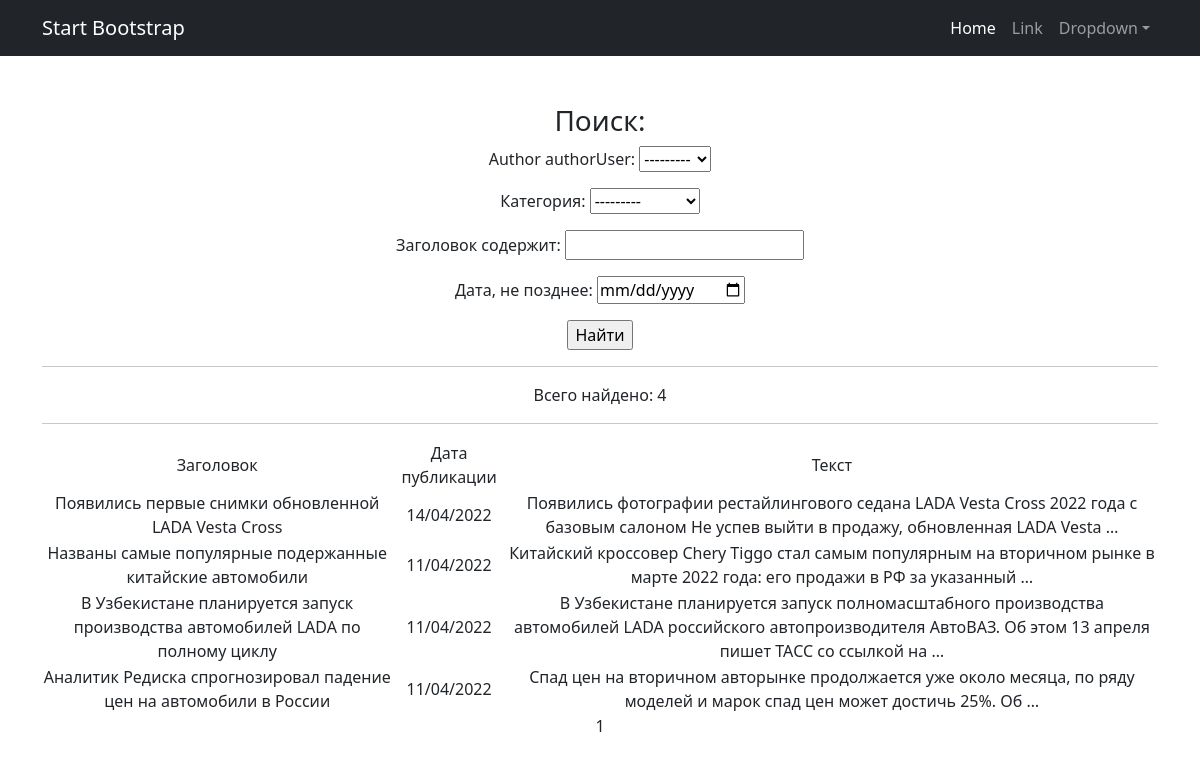
Before: /news/search with the older database file.
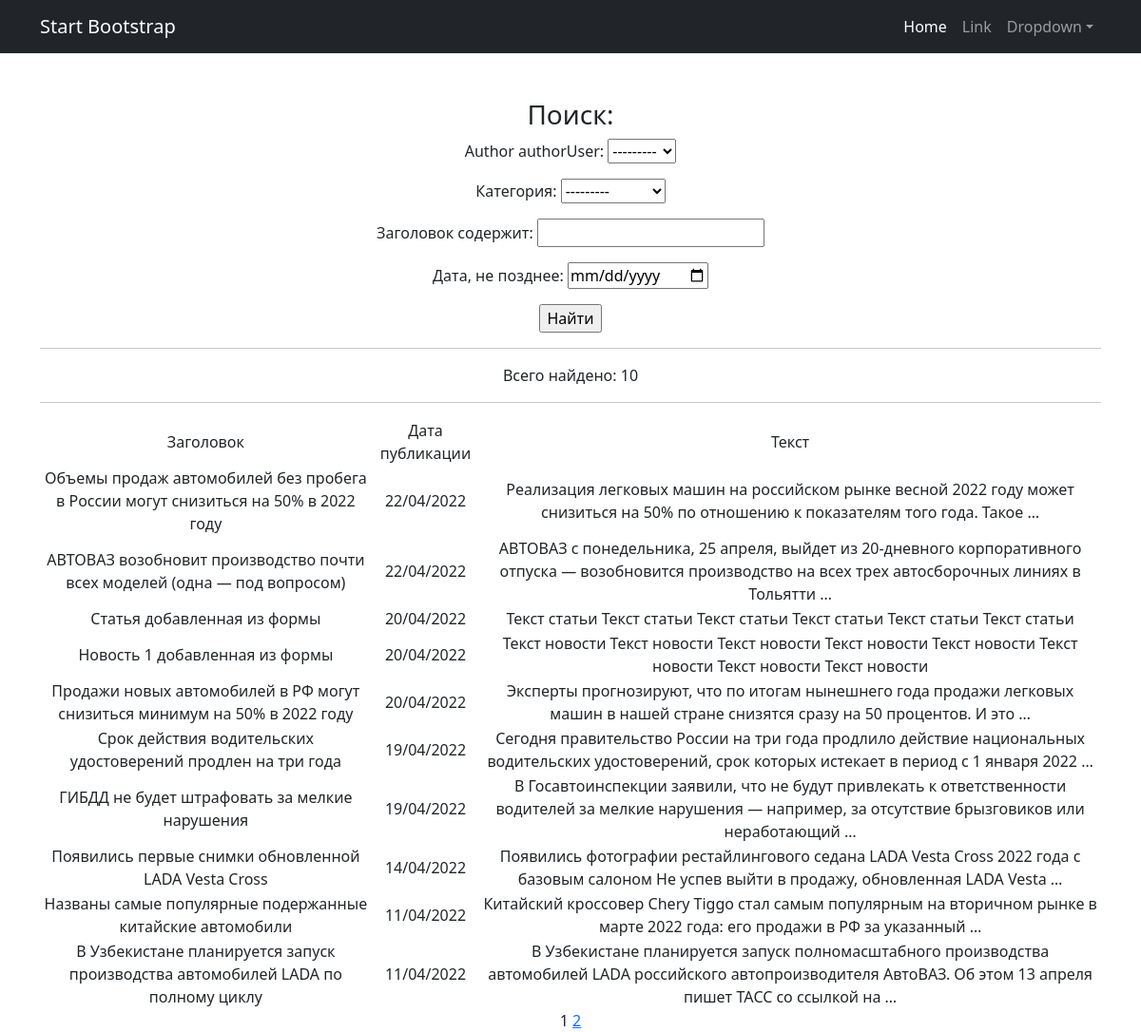
After: the same page with the newer database file.
### news/models.py (models this page shows, shortened)
class Post(models.Model):
    author = models.ForeignKey(Author, on_delete=models.CASCADE)
    timeAdding = models.DateTimeField(auto_now_add=True)
    title = models.CharField(max_length=128)
    NEWS = 'NW'
    ARTICLE = 'AR'
    CATEGORY_CHOICES = (
        (NEWS, 'Новость'),
        (ARTICLE, 'Статья'),
    )
    postType = models.CharField(max_length=2, choices=CATEGORY_CHOICES, default=NEWS)
    postCategory = models.ManyToManyField(Category, through='PostCategory')
    text = models.TextField()
    rating = models.SmallIntegerField(default=0)
    class Meta:
        verbose_name = 'Пост'
        verbose_name_plural = 'Посты'

### news/views.py (the view)
# urls.py: path('news/search', SearchList.as_view(), name='found_list'),
class SearchList(ListView):
    model = Post
    ordering = '-id'
    template_name = 'search.html'
    context_object_name = 'found_news'
    paginate_by = 10
    def get_queryset(self):
        queryset = super().get_queryset()
        self.filterset = PostFilter(self.request.GET, queryset)
        return self.filterset.qs
    def get_context_data(self, **kwargs):
        context = super().get_context_data(**kwargs)
        context['filterset'] = self.filterset
        return context

### news/models.py (called while the page is built)
    def __str__(self):
        return f'{self.name}'

### news/templatetags/custom_tags.py (called while the page is built)
@register.simple_tag(takes_context=True)
def url_replace(context, **kwargs):
    d = context['request'].GET.copy()
    for k, v in kwargs.items():
        d[k] = v
    return d.urlencode()

### templates/search.html (shortened to what this page needs)
{% extends 'flatpages/default.html' %}
{% load custom_filters %}
{% load custom_tags %}
{% block content %}
    <h3>Поиск:</h3>
    <form action="" method="get">
        {{ filterset.form.as_p }}
        <input type="submit" value="Найти" />
    </form>
    <hr>
    Всего найдено: {{found_news|length}}
    <hr>
    {% if found_news %}
        <table>
            <tr>
                <td>Заголовок</td>
                <td>Дата публикации</td>
                <td>Текст</td>
            </tr>
            {% for post in found_news %}
            <tr>
                <td>{{post.title}}</td>
                <td>{{post.timeAdding|date:'d/m/Y'}}</td>
                <td>{{post.text|truncatewords:20}}</td>
            </tr>
            {% endfor %}
        </table>
    {% else %}
        <h2>Новостей нет!</h2>
    {% endif %}
    {{ page_obj.number }}
    {% if page_obj.has_next %}
        <a href="?{% url_replace page=page_obj.next_page_number %}">{{ page_obj.next_page_number }}</a>
    {% endif %}
{% endblock content %}

Changed rows visible on the page:
no longer on this page (row unchanged): Post: title "Аналитик Редиска спрогнозировал падение цен на автомобили в России", timeAdding "11/04/2022", text "Спад цен на вторичном авторынке продолжается уже около месяца, по ряду моделей и марок спад цен может достичь 25%. Об …"
added Post: title "Объемы продаж автомобилей без пробега в России могут снизиться на 50% в 2022 году", timeAdding "22/04/2022", text "Реализация легковых машин на российском рынке весной 2022 году может снизиться на 50% по отношению к показателям того года. Такое …"
added Post: title "АВТОВАЗ возобновит производство почти всех моделей (одна — под вопросом)", timeAdding "22/04/2022", text "АВТОВАЗ с понедельника, 25 апреля, выйдет из 20-дневного корпоративного отпуска — возобновится производство на всех трех автосборочных линиях в Тольятти …"
added Post: title "Статья добавленная из формы", timeAdding "20/04/2022", text "Текст статьи Текст статьи Текст статьи Текст статьи Текст статьи Текст статьи"
added Post: title "Новость 1 добавленная из формы", timeAdding "20/04/2022", text "Текст новости Текст новости Текст новости Текст новости Текст новости Текст новости Текст новости Текст новости"
added Post: title "Продажи новых автомобилей в РФ могут снизиться минимум на 50% в 2022 году", timeAdding "20/04/2022", text "Эксперты прогнозируют, что по итогам нынешнего года продажи легковых машин в нашей стране снизятся сразу на 50 процентов. И это …"
added Post: title "Срок действия водительских удостоверений продлен на три года", timeAdding "19/04/2022", text "Сегодня правительство России на три года продлило действие национальных водительских удостоверений, срок которых истекает в период с 1 января 2022 …"
added Post: title "ГИБДД не будет штрафовать за мелкие нарушения", timeAdding "19/04/2022", text "В Госавтоинспекции заявили, что не будут привлекать к ответственности водителей за мелкие нарушения — например, за отсутствие брызговиков или неработающий …"
Other visible differences:
{{ found_news|length }}: "4" → "10"
{{ page_obj.next_page_number }}: (not shown) → "2"
